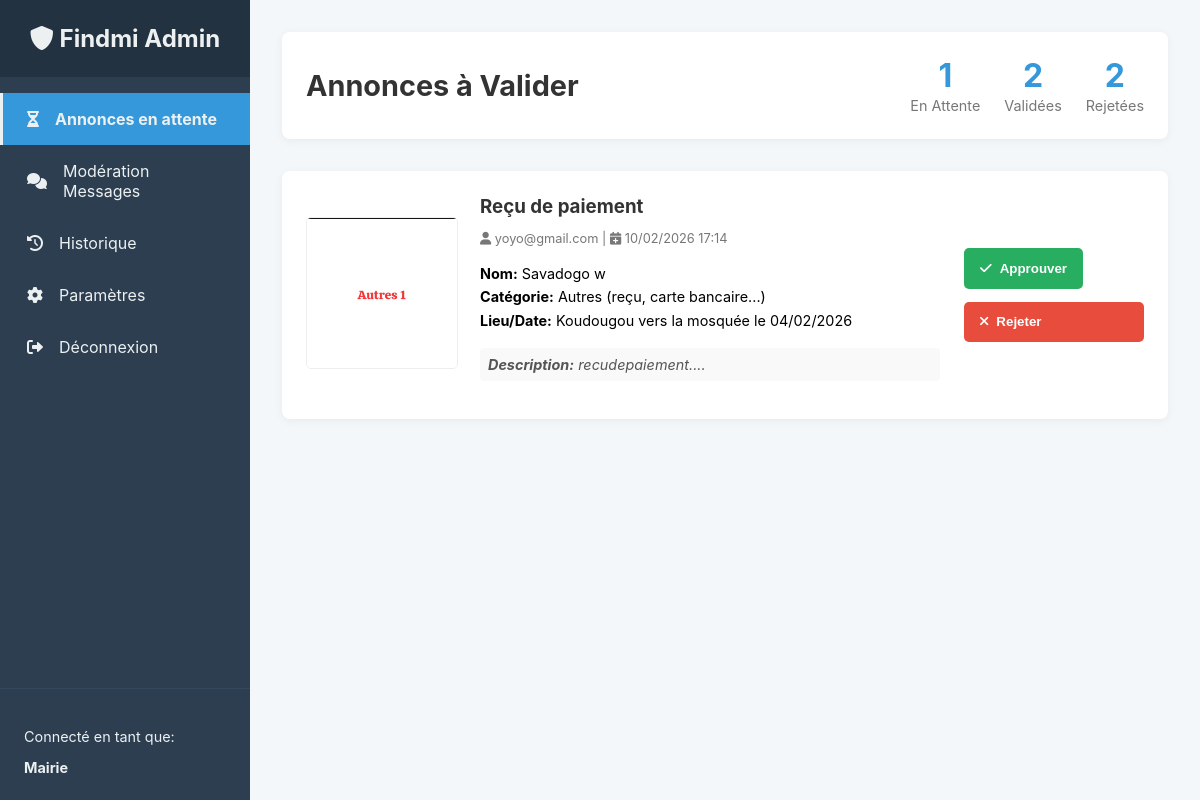
The page /admin/index.php (signed in) on the database its author committed.
### tables this page shows
CREATE TABLE IF NOT EXISTS `annonces` (
  `id_annonce` int NOT NULL AUTO_INCREMENT,
  `titre` varchar(255) NOT NULL,
  `description` text,
  `type_annonce` enum('perdu','trouve') NOT NULL,
  `statut_annonce` enum('en_attente_validation','publiee','rejetee','retrouve','supprimee') NOT NULL DEFAULT 'en_attente_validation',
  `motif_rejet` text,
  `date_perte_trouve` date NOT NULL,
  `lieu_perte_trouve` varchar(255) NOT NULL,
  `nom_sur_document` varchar(150) DEFAULT NULL,
  `photo_url` varchar(255) DEFAULT NULL,
  `date_creation` datetime NOT NULL DEFAULT CURRENT_TIMESTAMP,
  `date_validation` datetime DEFAULT NULL,
  `id_utilisateur` int NOT NULL,
  `id_categorie` int NOT NULL,
  `id_validateur` int DEFAULT NULL,
  PRIMARY KEY (`id_annonce`),
  KEY `id_utilisateur` (`id_utilisateur`),
  KEY `id_categorie` (`id_categorie`)
);

CREATE TABLE IF NOT EXISTS `utilisateurs` (
  `id_utilisateur` int NOT NULL AUTO_INCREMENT,
  `nom` varchar(100) NOT NULL DEFAULT '',
  `email` varchar(155) NOT NULL,
  `mot_de_passe` varchar(200) NOT NULL,
  `telephone` varchar(20) NOT NULL,
  `role` enum('utilisateur','admin') NOT NULL DEFAULT 'utilisateur',
  `date_inscription` datetime NOT NULL DEFAULT CURRENT_TIMESTAMP,
  `est_actif` tinyint(1) NOT NULL DEFAULT '1',
  PRIMARY KEY (`id_utilisateur`),
  UNIQUE KEY `email` (`email`)
);

CREATE TABLE IF NOT EXISTS `categories` (
  `id_categorie` int NOT NULL AUTO_INCREMENT,
  `nom_categorie` varchar(100) NOT NULL,
  PRIMARY KEY (`id_categorie`),
  UNIQUE KEY `nom_categorie` (`nom_categorie`)
);

### admin/index.php (the view, shortened to what this page needs)
<?php
require_once '../core/db_connect.php';
$nom_autorite = $_SESSION['nom_autorite'];
$stmt_pending = $pdo->query("
    SELECT a.*, c.nom_categorie, u.email AS email_utilisateur
    FROM annonces a
    JOIN categories c ON a.id_categorie = c.id_categorie
    JOIN utilisateurs u ON a.id_utilisateur = u.id_utilisateur
    WHERE a.statut_annonce = 'en_attente_validation'
    ORDER BY a.date_creation ASC
");
$annonces_en_attente = $stmt_pending->fetchAll();
$stats_validées = $pdo->query("SELECT COUNT(*) FROM annonces WHERE statut_annonce = 'publiee'")->fetchColumn();
$stats_rejetées = $pdo->query("SELECT COUNT(*) FROM annonces WHERE statut_annonce = 'rejetee'")->fetchColumn();
?>
<!DOCTYPE html>
<html lang="fr">
<head>
    <link href="https://cdnjs.cloudflare.com/ajax/libs/font-awesome/6.0.0-beta3/css/all.min.css" rel="stylesheet">
    <link rel="stylesheet" href="admin_style.css">
</head>
<body>
    <div class="admin-grid-container">
        <aside class="admin-sidebar">
            <div class="sidebar-header">
                <h2><i class="fas fa-shield-alt"></i> Findmi Admin</h2>
            </div>
            <nav class="sidebar-nav">
                <a href="index.php" class="active"><i class="fas fa-hourglass-half"></i> Annonces en attente</a>
                <a href="moderation_messages.php"><i class="fas fa-comments"></i> Modération Messages</a>
                <a href="historique.php"><i class="fas fa-history"></i> Historique</a>
                <a href="parametres.php"><i class="fas fa-cog"></i> Paramètres</a>
                <a href="deconnexion.php"><i class="fas fa-sign-out-alt"></i> Déconnexion</a>
            </nav>
            <div class="sidebar-footer">
                <p>Connecté en tant que:</p>
                <strong><?= htmlspecialchars($nom_autorite) ?></strong>
            </div>
        </aside>
        <main class="admin-main-content">
            <header class="admin-header">
                <h1>Annonces à Valider</h1>
                <div class="admin-stats">
                    <div class="stat-box" title="Annonces en attente de validation">
                        <span class="stat-number"><?= count($annonces_en_attente) ?></span>
                        <span class="stat-label">En Attente</span>
                    </div>
                    <div class="stat-box" title="Annonces déjà validées">
                        <span class="stat-number"><?= $stats_validées ?></span>
                        <span class="stat-label">Validées</span>
                    </div>
                    <div class="stat-box" title="Annonces déjà rejetées">
                        <span class="stat-number"><?= $stats_rejetées ?></span>
                        <span class="stat-label">Rejetées</span>
                    </div>
                </div>
            </header>
            <div class="annonces-list">
                <?php if (empty($annonces_en_attente)): ?>
                    <div class="empty-state">
                        <i class="fas fa-check-double"></i>
                        <h3>Tout est à jour !</h3>
                        <p>Il n'y a aucune annonce à valider pour le moment.</p>
                    </div>
                <?php else: ?>
                    <?php foreach ($annonces_en_attente as $annonce): ?>
                        <div class="admin-annonce-card">
                            <div class="card-photo">
                                <a href="../<?= htmlspecialchars($annonce['photo_url']) ?>" target="_blank" title="Cliquez pour agrandir">
                                    <img src="../<?= htmlspecialchars($annonce['photo_url']) ?>" alt="Photo du document">
                                </a>
                            </div>
                            <div class="card-details">
                                <h3 class="card-title"><?= htmlspecialchars($annonce['titre']) ?></h3>
                                <p class="card-meta">
                                    <span title="Utilisateur"><i class="fas fa-user"></i> <?= htmlspecialchars($annonce['email_utilisateur']) ?></span> |
                                    <span title="Date de soumission"><i class="fas fa-calendar-plus"></i> <?= date('d/m/Y H:i', strtotime($annonce['date_creation'])) ?></span>
                                </p>
                                <ul class="details-list">
                                    <li><strong>Nom:</strong> <?= htmlspecialchars($annonce['nom_sur_document']) ?></li>
                                    <li><strong>Catégorie:</strong> <?= htmlspecialchars($annonce['nom_categorie']) ?></li>
                                    <li><strong>Lieu/Date:</strong> <?= htmlspecialchars($annonce['lieu_perte_trouve']) ?> le <?= date('d/m/Y', strtotime($annonce['date_perte_trouve'])) ?></li>
                                </ul>
                                <?php if(!empty($annonce['description'])): ?>
                                    <p class="description"><strong>Description:</strong> <?= nl2br(htmlspecialchars($annonce['description'])) ?></p>
                                <?php endif; ?>
                            </div>
                            <div class="card-actions">
                                <form action="index.php" method="POST" onsubmit="return confirm('Voulez-vous vraiment APPROUVER cette annonce ?');">
                                    <button type="submit" name="approuver" class="btn btn-approve"><i class="fas fa-check"></i> Approuver</button>
                                </form>
                                <button type="button" class="btn btn-reject" onclick="openRejectModal(<?= $annonce['id_annonce'] ?>)"><i class="fas fa-times"></i> Rejeter</button>
                            </div>
                        </div>
                    <?php endforeach; ?>
                <?php endif; ?>
            </div>
        </main>
    </div>
</body>
</html>

### admin/admin_style.css (style rules this page uses)
:root { --admin-bg: #f4f7fa; --admin-sidebar-bg: #2c3e50; --admin-sidebar-text: #ecf0f1; --admin-sidebar-active: #3498db; --admin-header-bg: #ffffff; --admin-card-bg: #ffffff; --approve-color: #27ae60; --reject-color: #e74c3c; --secondary-color-btn: #7f8c8d; --shadow-light: 0 2px 10px rgba(0, 0, 0, 0.05); }
body { background-color: var(--admin-bg); margin: 0; font-family: -apple-system, BlinkMacSystemFont, 'Segoe UI', Roboto, 'Helvetica Neue', Arial, sans-serif; }
.admin-grid-container { display: grid; grid-template-columns: 250px 1fr; min-height: 100vh; }
.admin-sidebar { background-color: var(--admin-sidebar-bg); color: var(--admin-sidebar-text); display: flex; flex-direction: column; transition: transform 0.3s ease-in-out; }
.sidebar-header { padding: 1.5rem; background-color: rgba(0, 0, 0, 0.2); text-align: center; }
.sidebar-header h2 { margin: 0; font-size: 1.5rem; }
.sidebar-nav { flex-grow: 1; padding: 1rem 0; }
.sidebar-nav a { display: flex; align-items: center; gap: 1rem; padding: 1rem 1.5rem; color: var(--admin-sidebar-text); text-decoration: none; transition: background-color 0.2s; border-left: 3px solid transparent; }
.sidebar-nav a.active { background-color: var(--admin-sidebar-active); font-weight: bold; border-left-color: #ecf0f1; }
.sidebar-footer { padding: 1.5rem; border-top: 1px solid #34495e; font-size: 0.9rem; }
.sidebar-footer strong { display: block; margin-top: 0.3rem; }
.admin-main-content { padding: 2rem; }
.admin-header { display: flex; justify-content: space-between; align-items: center; background-color: var(--admin-header-bg); padding: 1.5rem; border-radius: 8px; margin-bottom: 2rem; box-shadow: var(--shadow-light); }
.admin-header h1 { margin: 0; color: #333; font-size: 1.8rem; }
.admin-stats { display: flex; gap: 1.5rem; }
.stat-box { text-align: center; }
.stat-number { font-size: 2rem; font-weight: 700; display: block; color: var(--admin-sidebar-active); }
.stat-label { color: #777; font-size: 0.9rem; }
.btn { padding: 0.8rem 1rem; border: none; border-radius: 5px; cursor: pointer; font-weight: bold; transition: opacity 0.2s, transform 0.2s; display: inline-flex; align-items: center; gap: 0.5rem; }
.btn-approve { background-color: var(--approve-color); color: white; }
.btn-reject { background-color: var(--reject-color); color: white; }
.admin-annonce-card { display: grid; grid-template-columns: 150px 1fr 180px; gap: 1.5rem; align-items: center; background-color: var(--admin-card-bg); padding: 1.5rem; border-radius: 8px; margin-bottom: 1.5rem; box-shadow: var(--shadow-light); transition: box-shadow 0.3s, transform 0.3s; }
.card-photo a { display: block; }
.card-photo img { width: 100%; height: 150px; object-fit: cover; border-radius: 5px; border: 1px solid #eee; }
.card-title { margin: 0 0 0.5rem; color: #333; }
.card-meta { color: #777; font-size: 0.8rem; margin-bottom: 1rem; }
.details-list { list-style: none; padding: 0; margin: 0 0 1rem; font-size: 0.9rem; }
.details-list li { padding: 0.2rem 0; }
.description { font-style: italic; color: #555; background: #f9f9f9; padding: 0.5rem; border-radius: 4px; margin-top: 0.5rem; font-size: 0.9rem; }
.card-actions { display: flex; flex-direction: column; justify-content: center; gap: 0.8rem; }

### rows shown on the page
annonces: photo_url (picture), titre "Reçu de paiement", id_utilisateur.email "yoyo@gmail.com", date_creation "10/02/2026 17:14", nom_sur_document "Savadogo w", id_categorie.nom_categorie "Autres (reçu, carte bancaire...)", lieu_perte_trouve "Koudougou vers la mosquée", date_perte_trouve "04/02/2026", description "recudepaiement...."

### other values the page prints
$nom_autorite "Mairie"
count($annonces_en_attente) "1"
$stats_validées "2"
$stats_rejetées "2"
